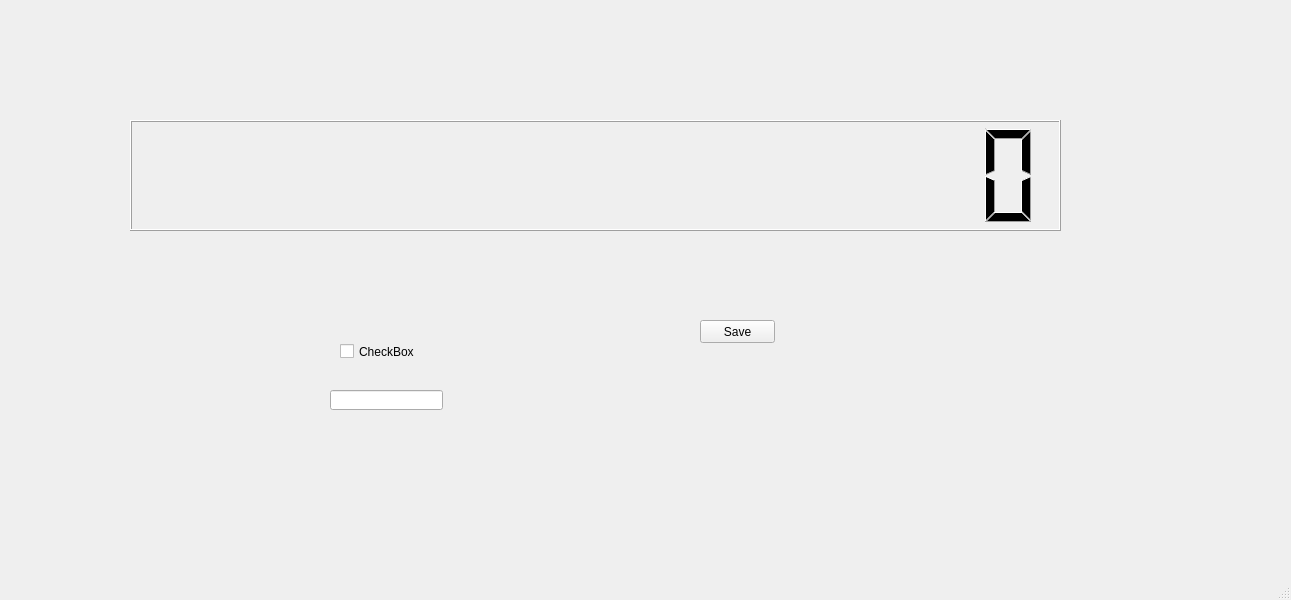
<?xml version="1.0" encoding="UTF-8"?>
<ui version="4.0">
 <class>MainWindow</class>
 <widget class="QMainWindow" name="MainWindow">
  <property name="geometry">
   <rect>
    <x>0</x>
    <y>0</y>
    <width>1291</width>
    <height>600</height>
   </rect>
  </property>
  <property name="windowTitle">
   <string>MainWindow</string>
  </property>
  <widget class="QWidget" name="centralwidget">
   <widget class="QLCDNumber" name="lcdNumber">
    <property name="geometry">
     <rect>
      <x>130</x>
      <y>120</y>
      <width>931</width>
      <height>111</height>
     </rect>
    </property>
    <property name="digitCount">
     <number>16</number>
    </property>
   </widget>
   <widget class="QCheckBox" name="trayCheckBox">
    <property name="geometry">
     <rect>
      <x>340</x>
      <y>296</y>
      <width>301</width>
      <height>111</height>
     </rect>
    </property>
    <property name="text">
     <string>CheckBox</string>
    </property>
   </widget>
   <widget class="QPushButton" name="saveButton">
    <property name="geometry">
     <rect>
      <x>700</x>
      <y>320</y>
      <width>75</width>
      <height>23</height>
     </rect>
    </property>
    <property name="text">
     <string>Save</string>
    </property>
   </widget>
   <widget class="QLineEdit" name="Name">
    <property name="geometry">
     <rect>
      <x>330</x>
      <y>390</y>
      <width>113</width>
      <height>20</height>
     </rect>
    </property>
   </widget>
  </widget>
  <widget class="QMenuBar" name="menubar">
   <property name="geometry">
    <rect>
     <x>0</x>
     <y>0</y>
     <width>1291</width>
     <height>21</height>
    </rect>
   </property>
  </widget>
  <widget class="QStatusBar" name="statusbar"/>
 </widget>
 <resources/>
 <connections/>
</ui>
